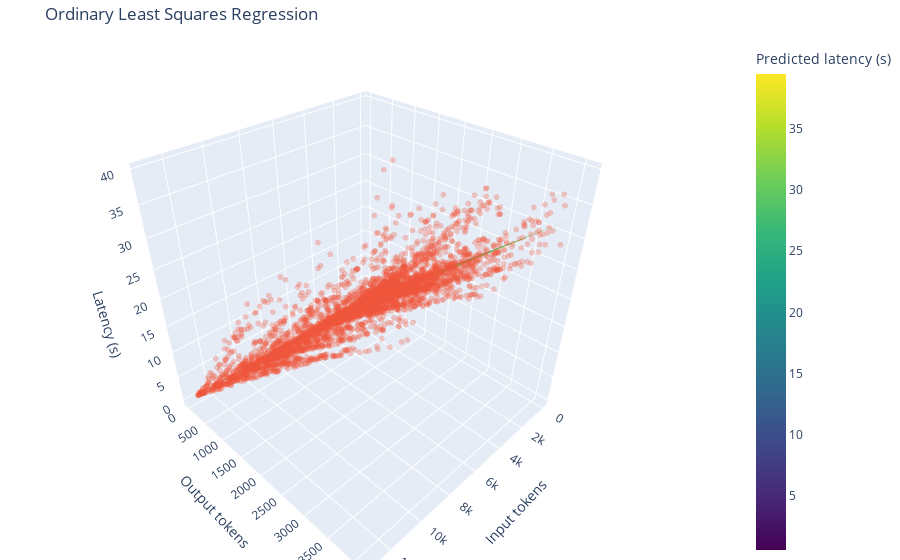

Notebook cell for this chart:
### Code cell
fig.show()

### Figure 1 — Plotly figure (JSON) as saved in the notebook; plotly's stock layout.template omitted (floating-point values rounded to 4 significant figures; data arrays with more than 128 entries replaced by an {"elided": "..."} marker saying what was removed)
{"data": [{"colorbar": {"title": {"text": "Predicted latency (s)"}}, "colorscale": [[0, "#440154"], [0.1111, "#482878"], [0.2222, "#3e4989"], [0.3333, "#31688e"], [0.4444, "#26828e"], [0.5556, "#1f9e89"], [0.6667, "#35b779"], [0.7778, "#6ece58"], [0.8889, "#b5de2b"], [1, "#fde725"]], "name": "Fitted surface", "opacity": 0.85, "showscale": true, "type": "surface", "x": {"elided": "60x60 float values"}, "y": {"elided": "60x60 float values"}, "z": {"elided": "60x60 float values"}}, {"marker": {"opacity": 0.3, "size": 2}, "mode": "markers", "name": "Observed", "type": "scatter3d", "x": {"elided": "5000 int values"}, "y": {"elided": "5000 int values"}, "z": {"elided": "5000 float values"}}], "layout": {"margin": {"b": 0, "l": 0, "r": 0, "t": 40}, "scene": {"xaxis": {"title": {"text": "Input tokens"}}, "yaxis": {"title": {"text": "Output tokens"}}, "zaxis": {"title": {"text": "Latency (s)"}}}, "title": {"text": "Ordinary Least Squares Regression"}}}
